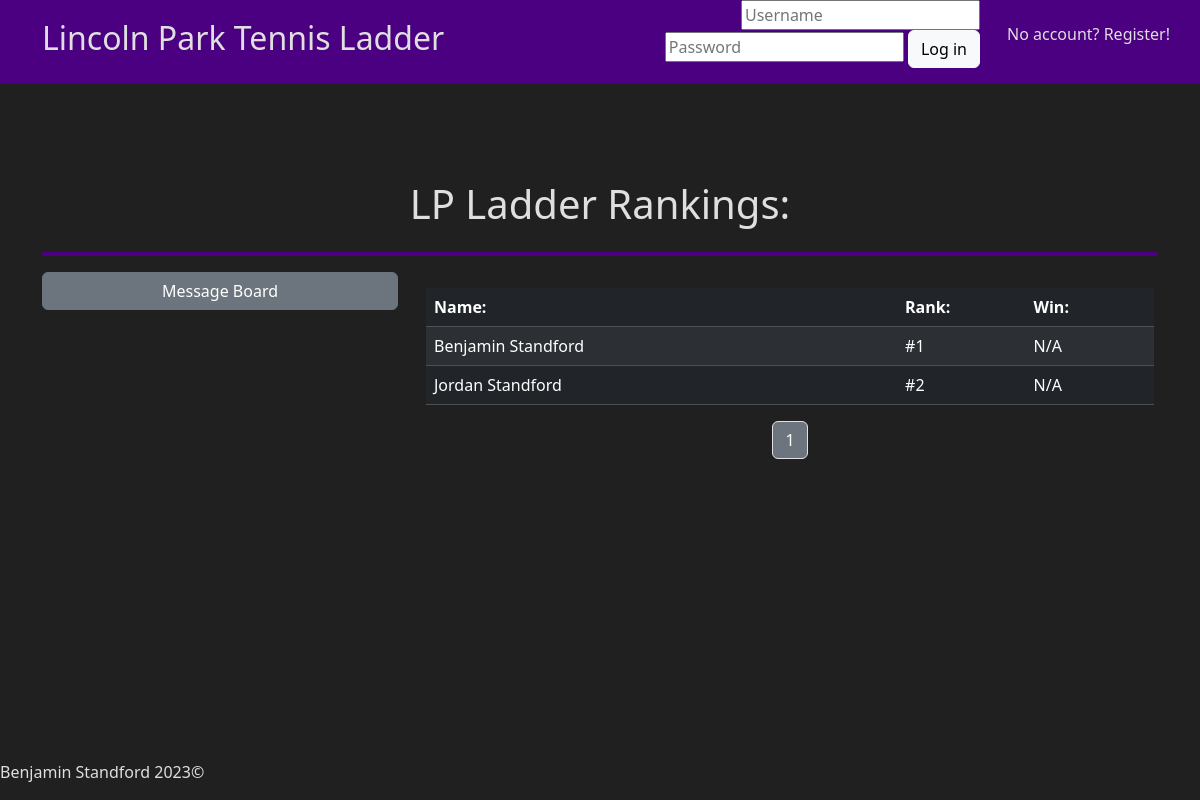
Before: / with the older database file.
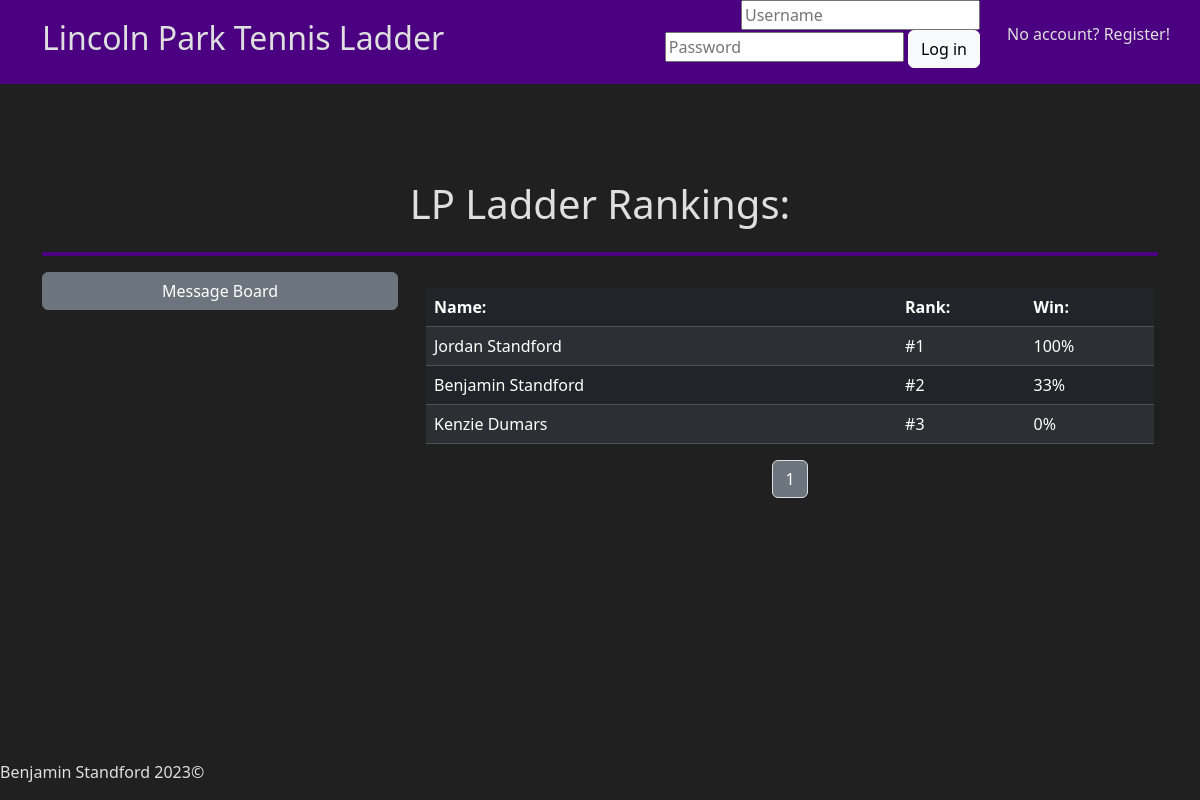
After: the same page with the newer database file.
### app/helpers.py (models this page shows, shortened)
class User(db.Model):
    id = db.Column(db.Integer(), primary_key=True)
    first= db.Column(db.String(255), nullable=False)
    last = db.Column(db.String(255), nullable=False)
    username = db.Column(db.String(255), unique=True, nullable=False)
    password = db.Column(db.LargeBinary, nullable=False)
    salt = db.Column(db.LargeBinary, nullable=False)
    email = db.Column(db.String(255), unique=True, nullable=False)
    phone = db.Column(db.String(255))
    rank = db.Column(db.Integer(), default=0)
    date_joined = db.Column(db.DateTime, default=datetime.utcnow)
    matches = db.relationship("Match", secondary=user_match, backref="players")
    temp_matches = db.relationship("Temp_match", secondary=user_temp, backref="players")
    matches_won = db.relationship("Match", backref="winner", foreign_keys="Match.winner_id", lazy=True)
    matches_lost = db.relationship("Match", backref="loser", foreign_keys="Match.loser_id", lazy=True)
    temp_matches_won = db.relationship("Temp_match", backref="winner", foreign_keys="Temp_match.winner_id", lazy=True)
    temp_matches_lost = db.relationship("Temp_match", backref="loser", foreign_keys="Temp_match.loser_id", lazy=True)
    msg_sent = db.relationship("Chat", backref="sender", foreign_keys="Chat.sender_id", lazy=True)
    msg_received = db.relationship("Chat", backref="recipient", foreign_keys="Chat.recipient_id", lazy=True)

### app/routes.py (the view, shortened to what this page needs)
@app.route("/", methods=["GET", "POST"])
def index():
    if request.method == "GET":
        page = request.args.get('page')
        if page == None:
            page = 1
        players, pages = h.get_players(int(page))
        if "USER" in session:
            user = h.get_user()
        else:
            user = None
        messages = h.get_broadcast_messages()
        return render_template("index.html", players=players, pages=pages, user=user, spread=c.CHALLENGE_SPREAD, messages=messages)

### app/helpers.py (called while the page is built)
def get_players(page):
    results = c.RESULTS_PER_PAGE * page
    players = User.query.filter(User.rank.between(results-(c.RESULTS_PER_PAGE-1), results)).all()
    p = math.ceil(User.query.count() / c.RESULTS_PER_PAGE)
    x = 1
    pages = []
    while x <= p:
        pages.append(x)
        x += 1
    return players, pages

def get_broadcast_messages():
    messages = Chat.query.filter_by(broadcast=True).all()
    for message in messages:
        message.time = format_timestamp(message.timestamp)
    return messages

def format_timestamp(timestamp):
    timestamp = pytz.utc.localize(timestamp)
    timestamp = timestamp.astimezone(pytz.timezone("Us/Eastern"))
    time = timestamp.strftime(c.TIMESTAMP_FULL)
    return time

### app/templates/index.html (shortened to what this page needs)
{% extends "layout.html" %}
{% block main %}
    <div class="container">
        <div class="p-5"></div>
        <div class="row">
        <div class="col text-center"><h1>LP Ladder Rankings:</h1></div>
        </div>
        <hr class="border-4 opacity-100">
        <div class="row justify-content-center">
            <div class="col-12 col-md-4">
                    <button class="btn btn-secondary" id="chat-btn" style="width: 100%" type="button" data-bs-toggle="collapse" data-bs-target="#collapseExample" aria-expanded="false" aria-controls="collapseExample">
                        Message Board
                    </button>
            </div>
            <div class="col-12 col-md-8 p-3">
                <table class="table table-dark table-striped table-hover">
                    <thead>
                        <tr>
                            <th style="width: 55%">Name:</th>
                            <th style="width: 15%">Rank:</th>
                            <th style="width: 15%">Win:</th>
                        </tr>
                    </thead>
                    <tbody>
                        {% for player in players|sort(attribute='rank') %}
                            <tr>
                                <td><a href="/profile?id={{ player.id }}" style="text-decoration: none">{{ player.first }} {{ player.last }}</a></td>
                                <td>#{{ player.rank }}</td>
                                <td>{% if player.matches %}
                                        {{ ((player.matches_won|count/player.matches|count)*100)|round|int }}%
                                    {% else %}
                                        N/A
                                    {% endif %}
                                </td>
                            </tr>
                        {% endfor %}
                    </tbody>
                </table>
                <nav aria-label="Page navigation">
                    <ul class="pagination justify-content-center">
                        {% for page in pages %}
                            <li class="page-item"><a class="page-link text-bg-secondary" href="/?page={{ page }}">{{ page }}</a></li>
                        {% endfor %}
                    </ul>
                  </nav>
            </div>
        </div>
    </div>
{% endblock %}

Changed rows visible on the page:
changed User "Jordan": rank "2" → "1"; matches_won (not shown) → "100"; text "N/A" → "%"; moves up the list
changed User "Benjamin": rank "1" → "2"; matches_won (not shown) → "33"; text "N/A" → "%"
added User: first "Kenzie", last "Dumars", rank "3", matches_won "0"
